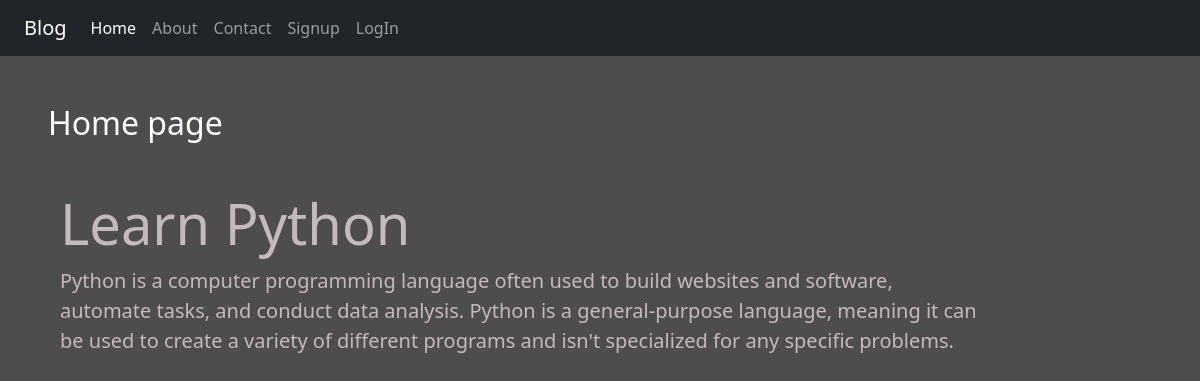
The page / on the database its author committed.
### blog/models.py (models this page shows)
class post(models.Model):
    Tittle=models.CharField(max_length=50)
    desc=models.TextField()

### blog/views.py (the view)
# urls.py: 2. Add a URL to urlpatterns:  path('', views.home, name='home')
def home(request):
    posts=post.objects.all()
    return render(request,'blog/home.html',{'pt':posts})

### blog/templates/blog/home.html
{% extends 'blog/base.html' %}
{% load static %}
{% block content %}
<div class="col-sm-10">
    <h2 class="text-white my-5 ms-5">
        Home page
    </h2>
    {% for posts in pt %}
    <div class="jumbotron jumbotron-fluid jumbo-color ms-5">
        <div class="container">
          <h1 class="display-4 font-weight-bold"> {{posts.Tittle }}</h1>
          <p class="lead">{{posts.desc}}</p>
        </div>
      </div>
      {% endfor %}
</div>
{% endblock content %}

### blog/templates/blog/base.html (shortened to what this page needs)
<!DOCTYPE html>
{% load static %}
<html lang="en">
<head>
</head>
<link rel="stylesheet" href="{% static 'blog/css/bootstrap.css' %}">
<link rel="stylesheet" href="{% static 'blog/css/style.css' %}">
<body>
    <div class="container-fluid bg-dark">
        {% include 'blog/navbar.html' %}
    </div>
<div class="row">
    {% block content %}
    {% endblock content %}
</div>
</body>
</html>

### blog/templates/blog/navbar.html (shortened to what this page needs)
<nav class="navbar navbar-expand-lg navbar-dark dark-light">
    <div class="container-fluid">
      <a class="navbar-brand" href="#">Blog</a>
      <div class="collapse navbar-collapse" id="navbarNav">
        <ul class="navbar-nav">
          <li class="nav-item">
            <a class="nav-link active" aria-current="page" href="/">Home</a>
          </li>
          <li class="nav-item">
            <a class="nav-link" href="{% url 'abo' %}">About</a>
          </li>
          <li class="nav-item">
            <a class="nav-link" href="{% url 'con' %}">Contact</a>
          </li>
        {% if request.user.is_authenticated %}
          <li class="nav-item">
          <a class="nav-link" href="{% url 'das' %}">Dashboard</a>
          </li>
          <li class="nav-item">
            <a class="nav-link" href="{% url 'out' %}">LogOut</a>
          </li>
        {% else %}
          <li class="nav-item">
            <a class="nav-link" href="{% url 'sig' %}">Signup</a>
          </li>
          <li class="nav-item">
            <a class="nav-link" href="{% url 'log' %}">LogIn</a>
          </li>
          {% endif %}
        </ul>
      </div>
    </div>
  </nav>

### blog/static/blog/css/style.css (style rules this page uses)
body { background-color: rgb(79, 76, 76); }
.jumbo-color { color: rgb(195, 187, 187); }

### rows shown on the page
post: Tittle "Learn Python", desc "Python is a computer programming language often used to build websites and software, automate tasks, and conduct data analysis. Python is a general-purpose language, meaning it can be used to create a variety of different programs and isn't specialized for any specific problems."
